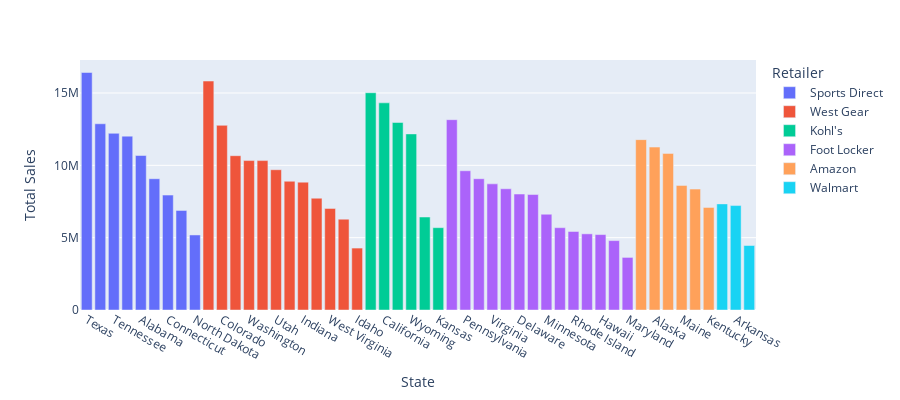

The code cell stored with this chart in its notebook:
### Code cell
fig = px.bar(topRetailer, x='State', y='Total Sales',
              color='Retailer',
             labels={'pop':'population of Canada'}, height=400)
fig.show()

### Figure 1 — Plotly figure (JSON) as saved in the notebook; plotly's stock layout.template omitted (floating-point values rounded to 4 significant figures)
{"data": [{"alignmentgroup": "True", "hovertemplate": "Retailer=Sports Direct<br>State=%{x}<br>Total Sales=%{y}<extra></extra>", "legendgroup": "Sports Direct", "marker": {"color": "#636efa", "pattern": {"shape": ""}}, "name": "Sports Direct", "offsetgroup": "Sports Direct", "orientation": "v", "showlegend": true, "textposition": "auto", "type": "bar", "x": ["Texas", "Georgia", "Tennessee", "Michigan", "Alabama", "North Carolina", "Connecticut", "Massachusetts", "North Dakota"], "xaxis": "x", "y": [16416352, 12872498, 12212465, 12017603, 10679333, 9073855, 7942650, 6883220, 5187118], "yaxis": "y"}, {"alignmentgroup": "True", "hovertemplate": "Retailer=West Gear<br>State=%{x}<br>Total Sales=%{y}<extra></extra>", "legendgroup": "West Gear", "marker": {"color": "#EF553B", "pattern": {"shape": ""}}, "name": "West Gear", "offsetgroup": "West Gear", "orientation": "v", "showlegend": true, "textposition": "auto", "type": "bar", "x": ["Nevada", "Colorado", "New York", "Washington", "Oregon", "Utah", "Louisiana", "Indiana", "Wisconsin", "West Virginia", "Oklahoma", "Idaho"], "xaxis": "x", "y": [15826009, 12764036, 10666415, 10328925, 10327174, 9696420, 8898868, 8836198, 7727469, 7021313, 6278679, 4280819], "yaxis": "y"}, {"alignmentgroup": "True", "hovertemplate": "Retailer=Kohl's<br>State=%{x}<br>Total Sales=%{y}<extra></extra>", "legendgroup": "Kohl's", "marker": {"color": "#00cc96", "pattern": {"shape": ""}}, "name": "Kohl's", "offsetgroup": "Kohl's", "orientation": "v", "showlegend": true, "textposition": "auto", "type": "bar", "x": ["Montana", "California", "New Mexico", "Wyoming", "New Jersey", "Kansas"], "xaxis": "x", "y": [15018998, 14319733, 12960965, 12170662, 6427685, 5690664], "yaxis": "y"}, {"alignmentgroup": "True", "hovertemplate": "Retailer=Foot Locker<br>State=%{x}<br>Total Sales=%{y}<extra></extra>", "legendgroup": "Foot Locker", "marker": {"color": "#ab63fa", "pattern": {"shape": ""}}, "name": "Foot Locker", "offsetgroup": "Foot Locker", "orientation": "v", "showlegend": true, "textposition": "auto", "type": "bar", "x": ["Arizona", "Pennsylvania", "Illinois", "Virginia", "South Carolina", "Delaware", "Missouri", "Minnesota", "South Dakota", "Rhode Island", "Nebraska", "Hawaii", "Iowa", "Maryland"], "xaxis": "x", "y": [13155216, 9625338, 9075036, 8718593, 8379780, 8016318, 7982132, 6619565, 5689155, 5426787, 5264829, 5213748, 4796935, 3635043], "yaxis": "y"}, {"alignmentgroup": "True", "hovertemplate": "Retailer=Amazon<br>State=%{x}<br>Total Sales=%{y}<extra></extra>", "legendgroup": "Amazon", "marker": {"color": "#FFA15A", "pattern": {"shape": ""}}, "name": "Amazon", "offsetgroup": "Amazon", "orientation": "v", "showlegend": true, "textposition": "auto", "type": "bar", "x": ["Vermont", "Alaska", "Ohio", "Maine", "New Hampshire", "Kentucky"], "xaxis": "x", "y": [11775463, 11260775, 10825873, 8611395, 8357892, 7092657], "yaxis": "y"}, {"alignmentgroup": "True", "hovertemplate": "Retailer=Walmart<br>State=%{x}<br>Total Sales=%{y}<extra></extra>", "legendgroup": "Walmart", "marker": {"color": "#19d3f3", "pattern": {"shape": ""}}, "name": "Walmart", "offsetgroup": "Walmart", "orientation": "v", "showlegend": true, "textposition": "auto", "type": "bar", "x": ["Florida", "Arkansas", "Mississippi"], "xaxis": "x", "y": [7334289, 7218196, 4458667], "yaxis": "y"}], "layout": {"barmode": "relative", "height": 400, "legend": {"title": {"text": "Retailer"}, "tracegroupgap": 0}, "margin": {"t": 60}, "xaxis": {"anchor": "y", "domain": [0, 1], "title": {"text": "State"}}, "yaxis": {"anchor": "x", "domain": [0, 1], "title": {"text": "Total Sales"}}}}
